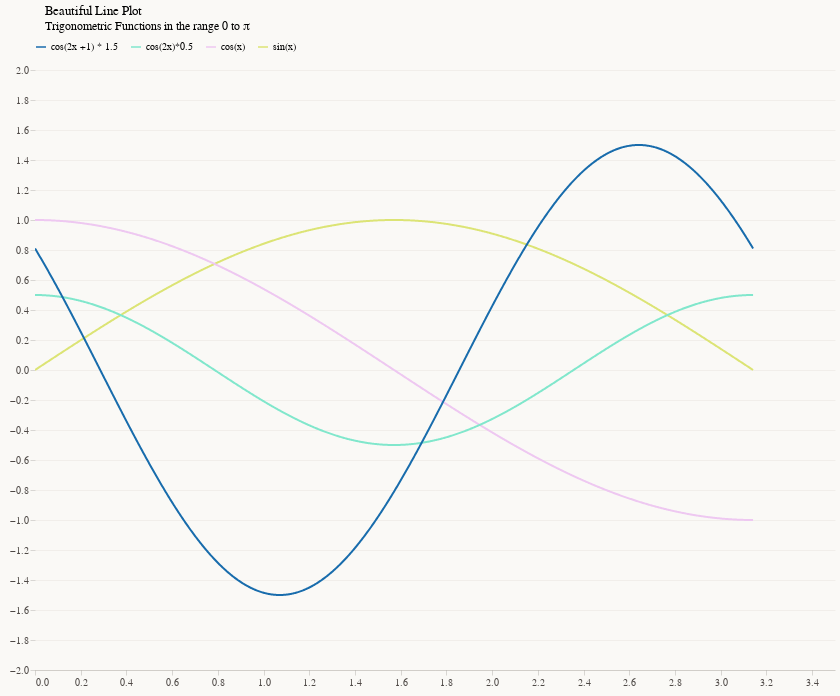

Write notebook code for a chart like this one.
### Code cell
import pandas as pd  # Import pandas
alt.themes.register('richview', get_richview_theme)  # Register the richview theme
alt.themes.enable('richview')  # Enable the richview theme

base

### Figure 1 — Vega-Lite specification as saved in the notebook (floating-point values rounded to 4 significant figures; data arrays with more than 128 entries replaced by an {"elided": "..."} marker saying what was removed)
{"config": {"background": "#FAF9F6", "view": {"stroke": "transparent", "width": 450, "height": 300}, "axis": {"gridColor": "#CCC1B7", "gridWidth": 0.2, "grid": true, "labelFont": "Lora, Palatino Linotype, Cambria, Century Gothic", "labelFontSize": 9.6, "labelColor": "#4D4845", "titleFont": "Lora, Palatino Linotype, Cambria, Century Gothic", "titleFontSize": 0, "titleColor": "#4D4845", "domainColor": "#4D4845", "domainWidth": 0.2, "tickColor": "#4D4845", "tickWidth": 0.2, "tickLength": 3.5}, "axisX": {"grid": false}, "axisY": {"line": null, "domainOpacity": 0}, "legend": {"titleFontSize": 0, "orient": "top", "direction": "horizontal"}, "title": {"anchor": "start", "align": "left", "fontWeight": "normal", "dx": 40, "font": "Lora, Palatino Linotype, Cambria, Century Gothic"}, "range": {"category": ["#186cac", "#81e7cc", "#eec8f1", "#dce475", "#86ec5a", "#eb70d5", "#829951", "#5a3386", "#a50fa9", "#4ba40b"]}}, "data": {"name": "data-347dc35317f0752a49373f72c0b2a339"}, "mark": "line", "encoding": {"color": {"field": "series", "type": "nominal"}, "x": {"field": "x", "type": "quantitative"}, "y": {"field": "values", "type": "quantitative"}}, "height": 600, "selection": {"selector001": {"type": "interval", "bind": "scales", "encodings": ["x", "y"]}}, "title": {"text": "Beautiful Line Plot", "subtitle": "Trigonometric Functions in the range 0 to π"}, "width": 800, "$schema": "https://vega.github.io/schema/vega-lite/v4.17.0.json", "datasets": {"data-347dc35317f0752a49373f72c0b2a339": {"elided": "4000 records"}}}
